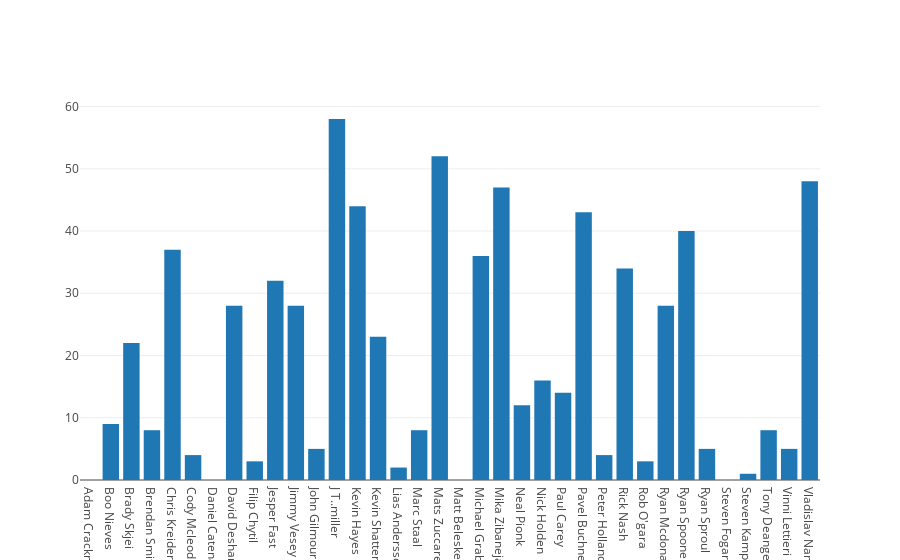

Here is the notebook cell this chart was saved with:
### Code cell
plotly.offline.iplot([hockey_trace])

### Figure 1 — Plotly figure (JSON) as saved in the notebook; plotly's stock layout.template omitted (floating-point values rounded to 4 significant figures)
{"data": [{"type": "bar", "x": ["Adam Cracknell", "Boo Nieves", "Brady Skjei", "Brendan Smith", "Chris Kreider", "Cody Mcleod", "Daniel Catenacci", "David Desharnais", "Filip Chytil", "Jesper Fast", "Jimmy Vesey", "John Gilmour", "J T..miller", "Kevin Hayes", "Kevin Shattenkirk", "Lias Andersson", "Marc Staal", "Mats Zuccarello", "Matt Beleskey", "Michael Grabner", "Mika Zibanejad", "Neal Pionk", "Nick Holden", "Paul Carey", "Pavel Buchnevich", "Peter Holland", "Rick Nash", "Rob O'gara", "Ryan Mcdonagh", "Ryan Spooner", "Ryan Sproul", "Steven Fogarty", "Steven Kampfer", "Tony Deangelo", "Vinni Lettieri", "Vladislav Namestnikov"], "y": ["--", "9", "22", "8", "37", "4", "--", "28", "3", "32", "28", "5", "58", "44", "23", "2", "8", "52", "--", "36", "47", "12", "16", "14", "43", "4", "34", "3", "28", "40", "5", "--", "1", "8", "5", "48"]}], "layout": {}}
